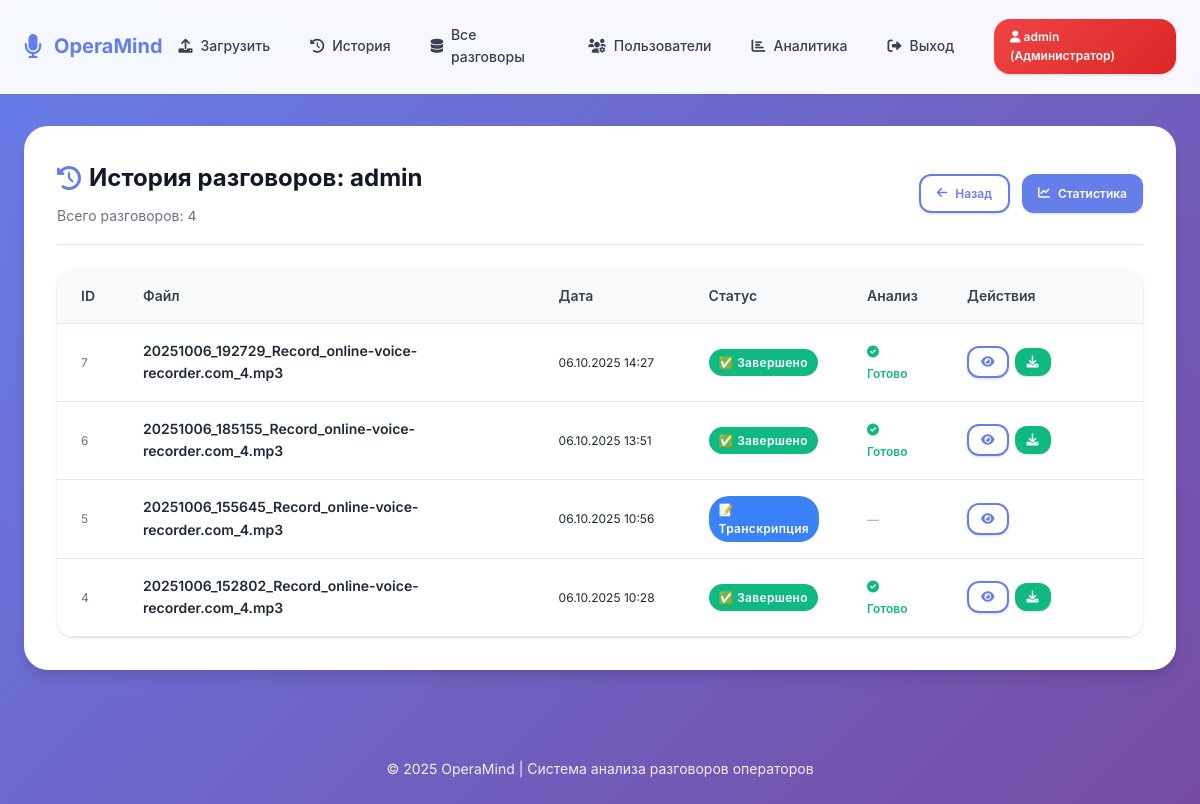
Page /admin/user/1/history (signed in) on the earlier database version.
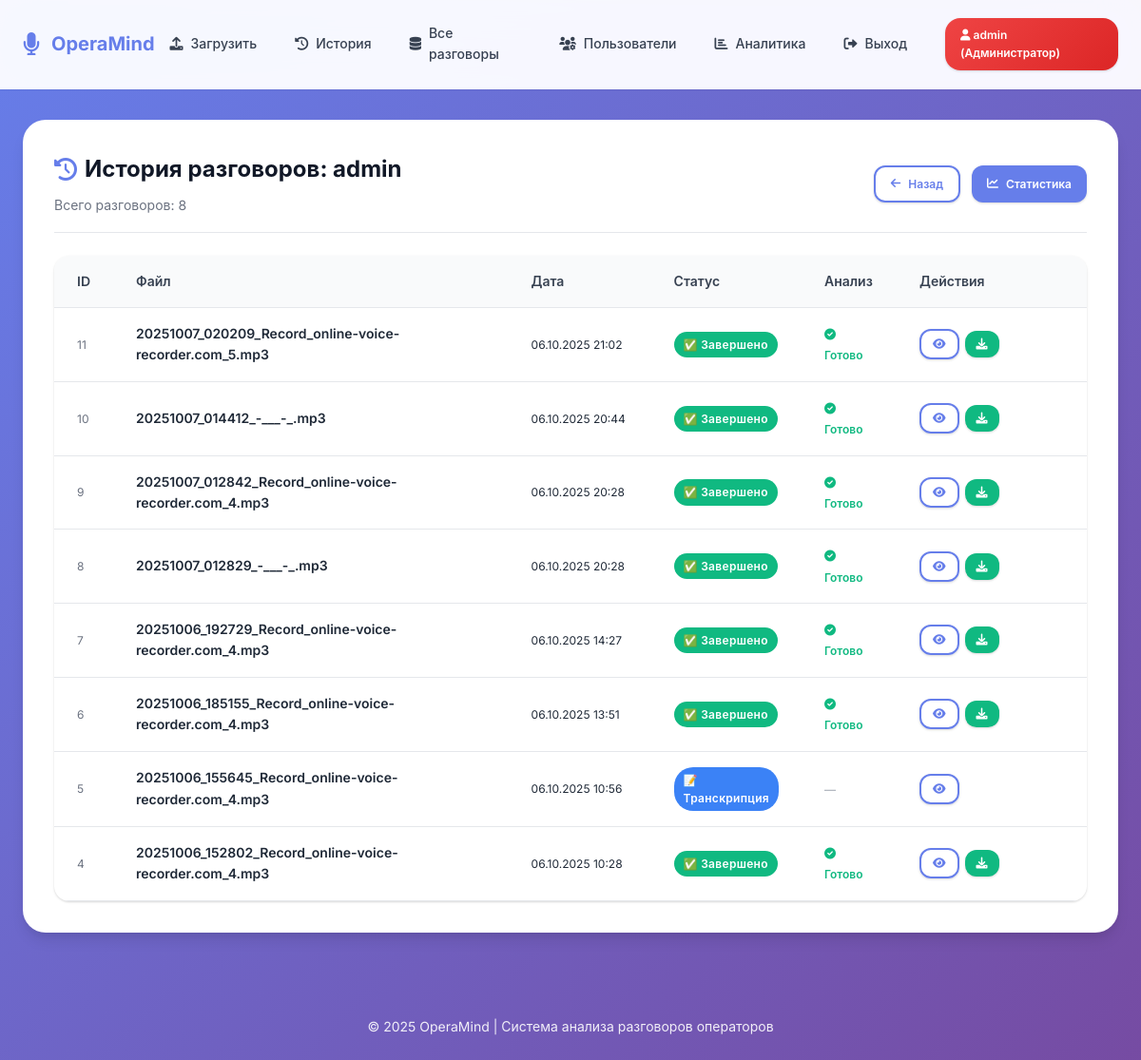
Same page on the later database version.
### models.py (models this page shows, shortened)
class Conversation(db.Model):
    id = db.Column(db.Integer, primary_key=True)
    filename = db.Column(db.String(255), nullable=False)
    filepath = db.Column(db.String(500), nullable=False)
    duration = db.Column(db.Integer)
    upload_date = db.Column(db.DateTime, default=datetime.utcnow)
    status = db.Column(db.String(50), default='pending')
    file_size = db.Column(db.Integer)
    mime_type = db.Column(db.String(100))
    user_id = db.Column(db.Integer, db.ForeignKey('user.id'), nullable=False)
    analysis = db.relationship('Analysis', backref='conversation', uselist=False, cascade='all, delete-orphan')
    @property
    def status_display(self):
        status_names = {
            'queued': '📋 В очереди',
            'pending': 'Ожидает обработки',
            'transcribing': '📝 Транскрипция',
            'analyzing': '🤖 Анализ',
            'completed': '✅ Завершено',
            'error': '❌ Ошибка'
        }
        return status_names.get(self.status, 'Неизвестно')

### admin.py (the view)
@admin_bp.route('/admin/user/<int:user_id>/history')
@login_required
def admin_user_history(user_id):
    if not getattr(current_user, 'is_admin', False):
        flash('Нет доступа', 'error')
        return redirect(url_for('index'))
    user = User.query.get_or_404(user_id)
    conversations = Conversation.query.filter_by(user_id=user.id).order_by(Conversation.upload_date.desc()).all()
    return render_template('admin_user_history.html', target_user=user, conversations=conversations)

### app.py (called while the page is built)
@login_manager.user_loader
def load_user(user_id):
    return db.session.get(User, int(user_id))

### models.py (called while the page is built)
    @property
    def is_administrator(self):
        return self.role == UserRole.ADMIN or self.is_admin

    @property
    def role_display(self):
        role_names = {
            UserRole.USER: "Пользователь",
            UserRole.OPERATOR: "Оператор",
            UserRole.ADMIN: "Администратор"
        }
        return role_names.get(self.role, "Неизвестно")

### templates/admin_user_history.html (shortened to what this page needs)
{% extends 'base.html' %}
{% block content %}
<div class="card" style="animation:fadeInUp .4s ease;">
  <div class="card-header" style="display:flex;justify-content:space-between;align-items:center;flex-wrap:wrap;gap:var(--space-4);">
    <div>
      <h2 class="card-title" style="display:flex;align-items:center;gap:var(--space-2);">
        <i class="fas fa-history" style="color:var(--primary);"></i>
        История разговоров: {{ target_user.username }}
      </h2>
      <div class="card-subtitle">Всего разговоров: {{ conversations|length }}</div>
    </div>
    <div style="display:flex;gap:var(--space-3);">
      <a href="{{ url_for('admin.admin_users') }}" class="btn btn-outline btn-sm">
        <i class="fas fa-arrow-left"></i> Назад
      </a>
      <a href="{{ url_for('admin.admin_user_stats', user_id=target_user.id) }}" class="btn btn-sm">
        <i class="fas fa-chart-line"></i> Статистика
      </a>
    </div>
  </div>
  {% if conversations %}
  <div class="table-container" style="overflow-x:auto;">
    <table class="table">
      <thead>
        <tr>
          <th style="width:60px;">ID</th>
          <th>Файл</th>
          <th style="width:150px;">Дата</th>
          <th style="width:140px;">Статус</th>
          <th style="width:100px;">Анализ</th>
          <th style="width:200px;">Действия</th>
        </tr>
      </thead>
      <tbody>
        {% for c in conversations %}
        <tr>
          <td style="font-size:var(--font-size-xs);color:var(--gray-500);">{{ c.id }}</td>
          <td style="font-weight:600;">{{ c.filename }}</td>
          <td style="font-size:var(--font-size-xs);white-space:nowrap;">{{ c.upload_date.strftime('%d.%m.%Y %H:%M') }}</td>
          <td>
            <span class="status-chip status-{{ c.status }}">{{ c.status_display }}</span>
          </td>
          <td>
            {% if c.analysis %}
              <span style="color:var(--success);font-size:var(--font-size-xs);font-weight:600;">
                <i class="fas fa-check-circle"></i> Готово
              </span>
            {% else %}
              <span style="color:var(--gray-400);font-size:var(--font-size-xs);">—</span>
            {% endif %}
          </td>
          <td>
            <div class="btn-group">
              <a class="btn btn-sm btn-outline" href="{{ url_for('conversation_detail', conversation_id=c.id) }}" target="_blank" title="Открыть детали">
                <i class="fas fa-eye"></i>
              </a>
              {% if c.analysis %}
              <a class="btn btn-sm btn-success" href="{{ url_for('download_report', conversation_id=c.id) }}" title="Скачать отчёт">
                <i class="fas fa-download"></i>
              </a>
              {% endif %}
            </div>
          </td>
        </tr>
        {% endfor %}
      </tbody>
    </table>
  </div>
  {% else %}
    <div style="padding:var(--space-8);text-align:center;color:var(--gray-500);">
      <i class="fas fa-inbox" style="font-size:3rem;color:var(--gray-300);margin-bottom:var(--space-4);"></i>
      <p>Нет разговоров</p>
    </div>
  {% endif %}
</div>
{% endblock %}

Differences in the rows shown:
added Conversation: id "11", filename "20251007_020209_Record_online-voice-recorder.com_5.mp3", upload_date "06.10.2025 21:02", status_display "✅ Завершено", shows "Готово"
added Conversation: id "10", filename "20251007_014412_-___-_.mp3", upload_date "06.10.2025 20:44", status_display "✅ Завершено", shows "Готово"
added Conversation: id "9", filename "20251007_012842_Record_online-voice-recorder.com_4.mp3", upload_date "06.10.2025 20:28", status_display "✅ Завершено", shows "Готово"
added Conversation: id "8", filename "20251007_012829_-___-_.mp3", upload_date "06.10.2025 20:28", status_display "✅ Завершено", shows "Готово"
Other differences:
{{ conversations|length }}: "4" → "8"
